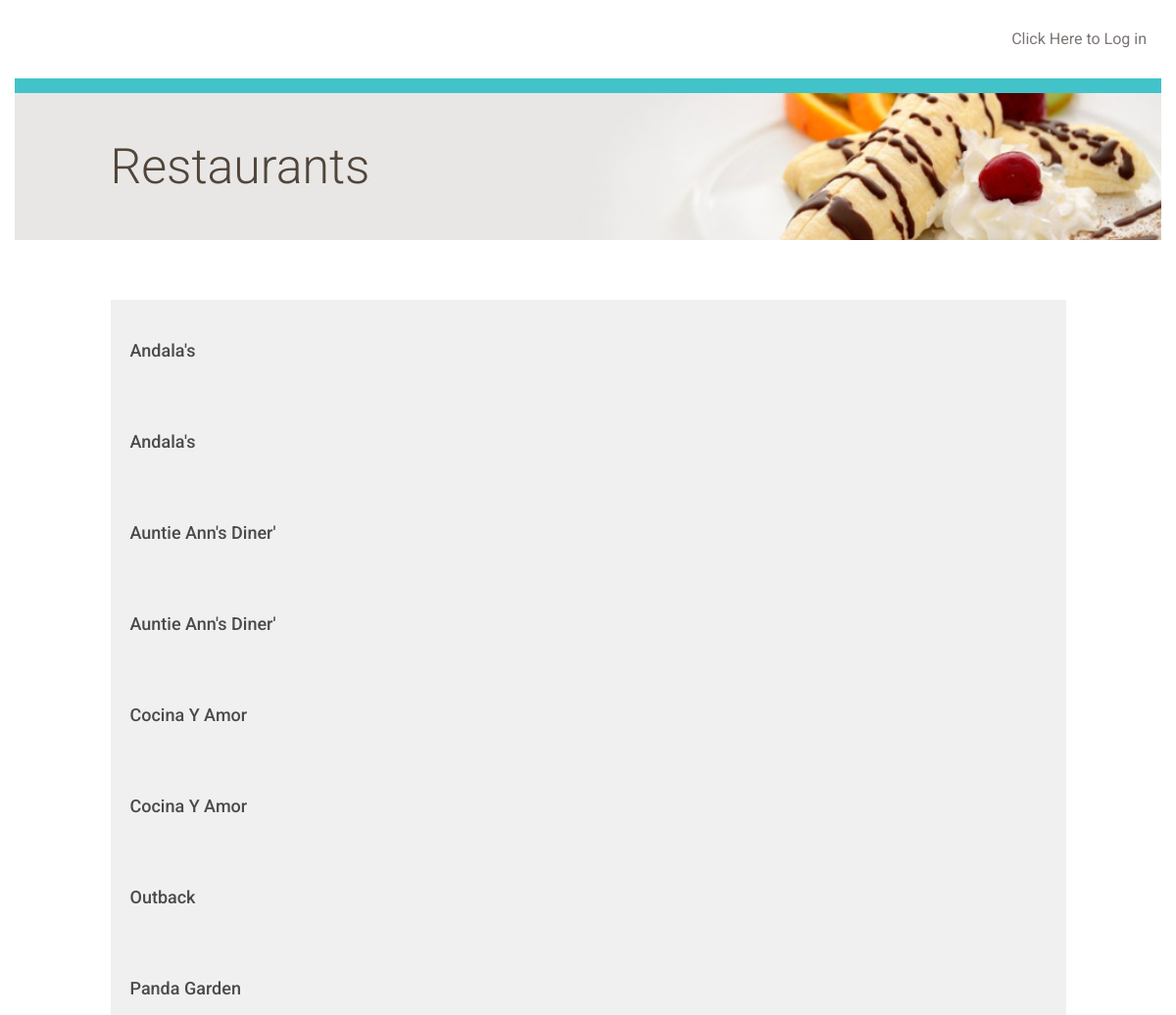
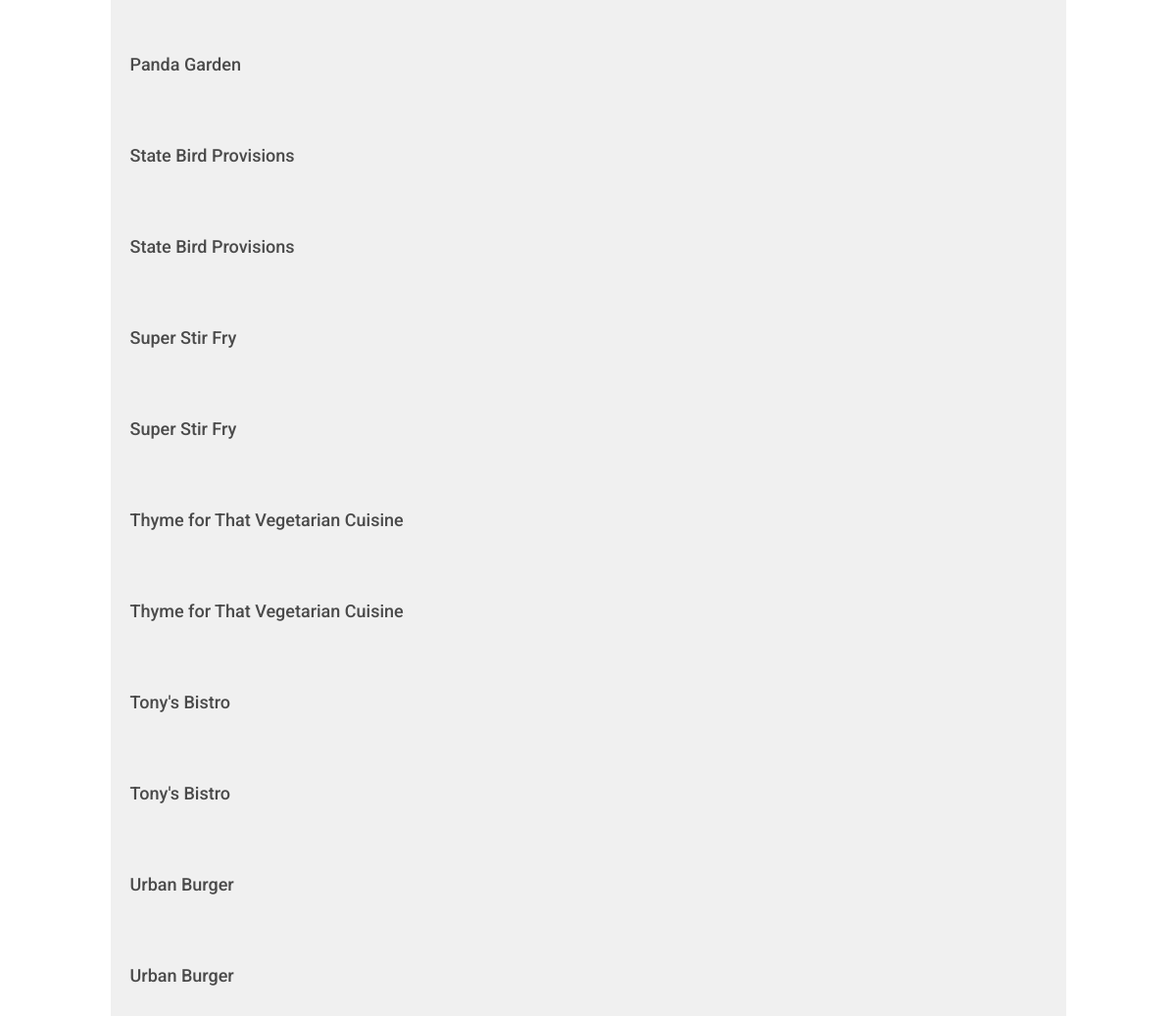
/restaurant/, run on the app's committed database (2 pictures, top to bottom).
### database_setup.py (models this page shows, shortened)
class Restaurant(Base):
    __tablename__ = 'restaurant'
    id = Column(Integer, primary_key=True)
    name = Column(String(250), nullable=False)
    user_id = Column(Integer,ForeignKey('user.id'))
    user = relationship(User)

### project.py (the view)
@app.route('/')
@app.route('/restaurant/')
def showRestaurants():
    restaurants = session.query(Restaurant).order_by(asc(Restaurant.name))
    if 'username' not in login_session:
        return render_template('publicrestaurants.html',    restaurants=restaurants)
    else:
        return render_template('restaurants.html', restaurants=restaurants)

### templates/publicrestaurants.html (shortened to what this page needs)
{% extends "main.html" %}
{% block content %}
	<div class="row top-menu">
		<div class="col-md-10"></div>
		<div class="col-md-2 text-right">
			<a href="{{url_for('showLogin')}}">Click Here to Log in </a>
		</div>
	</div>
	<div class="row divider blue">
		<div class="col-md-12"></div>
	</div>
	<div class="row banner main">
		<div class="col-md-1"></div>
		<div class="col-md-11 padding-none">
			<h1>Restaurants</h1>
		</div>
	</div>
	<div class="row padding-top padding-bottom">
		<div class="col-md-1"></div>
		<div class="col-md-10 padding-none">
		</div>
		<div class="col-md-1"></div>
	</div>
	{% for restaurant in restaurants %}
		<a href = "{{url_for('showMenu', restaurant_id = restaurant.id)}}">
			<div class="row">
				<div class="col-md-1"></div>
					<div class="col-md-10 restaurant-list">
						<h3>{{restaurant.name}}</h3>
					</div>
				<div class="col-md-1"></div>
			</div>
		</a>
	{% endfor %}
{% endblock %}

### templates/main.html (shortened to what this page needs)
<!DOCTYPE html>
<html lang="en">
	<head>
		<link rel="stylesheet" href="//netdna.bootstrapcdn.com/bootstrap/3.1.1/css/bootstrap.min.css">
		<link rel=stylesheet type=text/css href="{{ url_for('static', filename='styles.css') }}">
	</head>
	<body>
		<div class="container">
			{% block content %}
			{% endblock %}
		</div>
	</body>
</html>

### static/styles.css (style rules this page uses)
* { font-family: "Helvetica Neue Bold", Roboto, Helvetica, Arial, sans-serif; font-weight: 700; }
h1 { font-family: "Helvetica Neue Light", Roboto, Helvetica, Arial, sans-serif; font-size: 50px; color: #51453B; line-height: 60px; font-weight: 300; }
h3 { font-size: 18px; color: #4A4A4A; line-height: 23px; }
a { font-size: 14px; color: #0093B9; line-height: 17px; }
.padding-top { padding-top: 30px; }
.padding-bottom { padding-bottom: 30px; }
.padding-none { padding: 0; }
.top-menu { padding-top: 30px; padding-bottom: 30px; }
.top-menu a { margin-bottom: 0; line-height: 16px; font-size: 16px; color: #7B7573; font-weight: 400; }
.divider { height: 15px; }
.divider.blue { background-color: #42C3C9; }
.banner.main { height: 150px; background: url("/static/top-banner.jpg"); background-position: right; background-repeat: no-repeat; background-size: cover; }
.banner h1 { margin: 45px 0; }
.restaurant-list { background-color: #F0F0F0; padding: 20px; u }

### data on the page
Restaurant: name "Andala's"
Restaurant: name "Andala's"
Restaurant: name "Auntie Ann's Diner'"
Restaurant: name "Auntie Ann's Diner'"
Restaurant: name "Cocina Y Amor"
Restaurant: name "Cocina Y Amor"
Restaurant: name "Outback"
Restaurant: name "Panda Garden"
Restaurant: name "Panda Garden"
Restaurant: name "State Bird Provisions"
Restaurant: name "State Bird Provisions"
Restaurant: name "Super Stir Fry"
Restaurant: name "Super Stir Fry"
Restaurant: name "Thyme for That Vegetarian Cuisine"
Restaurant: name "Thyme for That Vegetarian Cuisine"
Restaurant: name "Tony's Bistro"
Restaurant: name "Tony's Bistro"
Restaurant: name "Urban Burger"
Restaurant: name "Urban Burger"
